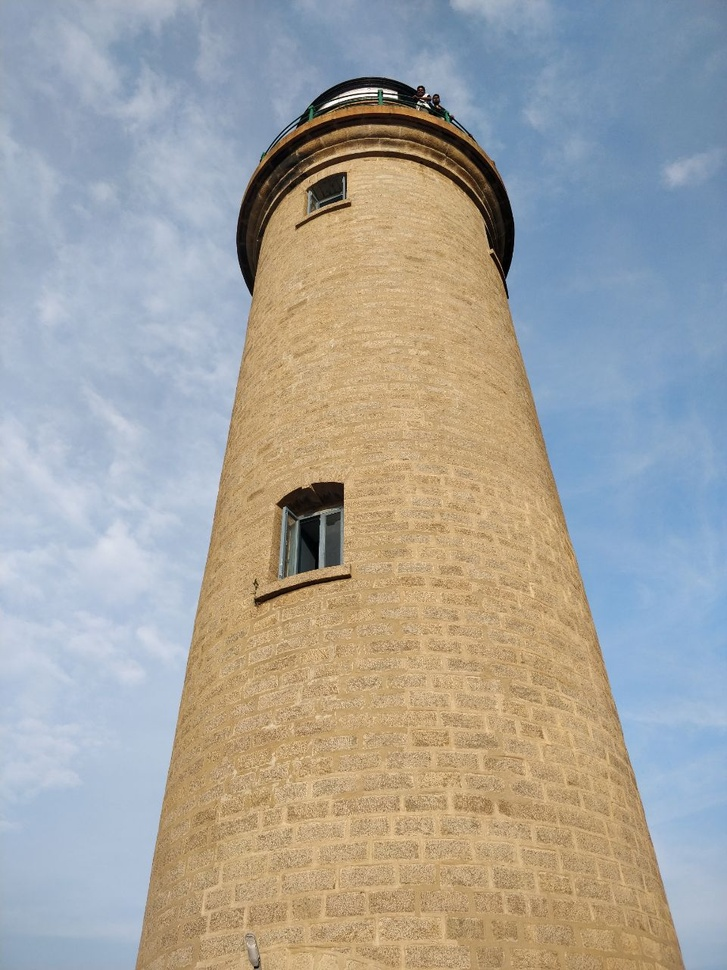
#> input picture Images/light_house.jpeg, 727 x 970 px, shrunk from 960 x 1280 before the run
$ jupyter execute 'Computer Vision Basics - Part - II.ipynb'   (shell and % lines are left out)
#> lines starting #> are read from the running program, lines starting #| are printed output that depends on the picture; after the words box and inside, x2 and y2 are one past the last pixel; in counts of white or black regions, pixels touching at a corner belong together
# Creating Filters

### Filters

   Filters are used for removing unwanted information and to amplify the feature of interest or region of interest. Each image has few characteristic, one among which is frequency.

**Frequency in Images**

   - Drastic change in pixel value in a bunch or a group of pixels. It helps in **identifying the edges** in the image. We can think of frequency in an image as the rate of change. Parts of the image that change rapidly from one color to another (e.g. sharp edges) contain high frequencies, and parts that change gradually (e.g. large surfaces with solid colors) contain only low frequencies.

**High Frequency image**

   - Images where the intensity changes a lot i.e. level of brightness changes quickly from one pixel to another.

**Low Frequency Image**

   - Images where the intensity don't change a lot i.e. level of brightness changes slowly from one pixel to another.

**Fourier Transform**

   - Fourier Transform is used to analyze frequency characteristics of various filters.

[Fourier Transform](https://docs.opencv.org/3.0-beta/doc/py_tutorials/py_imgproc/py_transforms/py_fourier_transform/py_fourier_transform.html)

### Using Sobel Filter to find the edges in an image

**Sobel Filter**

- The Sobel filter is used for edge detection. It works by calculating the gradient of image intensity at each pixel within the image. It finds the direction of the largest increase from light to dark and the rate of change in that direction.

[cell 1]
import cv2
import matplotlib.pyplot as plt
import numpy as np

[cell 2]
light_house = cv2.imread("../Images/light_house.jpeg")
#> light_house is the input picture: shape (970, 727, 3); mean B, G, R 158.3, 163.1, 164.4
image_copy = np.copy(light_house)
lh_rgb = cv2.cvtColor(image_copy,cv2.COLOR_BGR2RGB)
plt.figure(figsize=(6, 8))
plt.imshow(lh_rgb)

[cell 3]
lh_grayscale = cv2.cvtColor(lh_rgb,cv2.COLOR_RGB2GRAY)
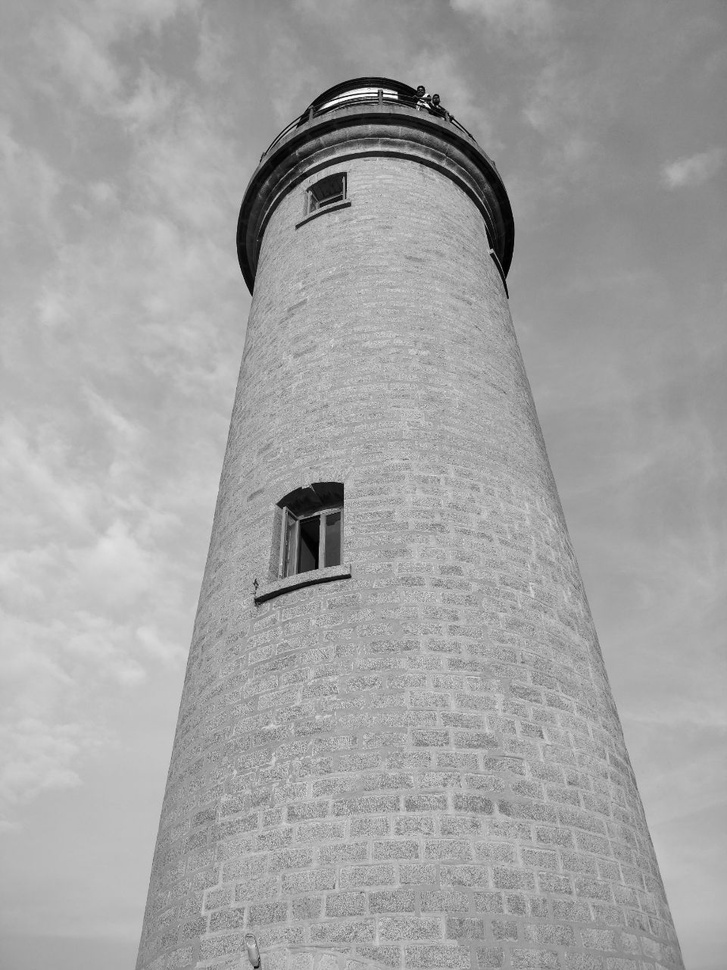
#> lh_grayscale: shape (970, 727); min 0, max 255, mean 162.9
plt.figure(figsize=(6, 8))
plt.title("Grayscale Image")
plt.imshow(lh_grayscale,cmap='gray')

[cell 4]
vertical_kernal = np.array([[-1,0,1],
                            [-2,0,2],
                            [-1,0,1]])
filtered_img = cv2.filter2D(lh_grayscale,-1,vertical_kernal)
retval,black_white_img = cv2.threshold(filtered_img,70,255,cv2.THRESH_BINARY)
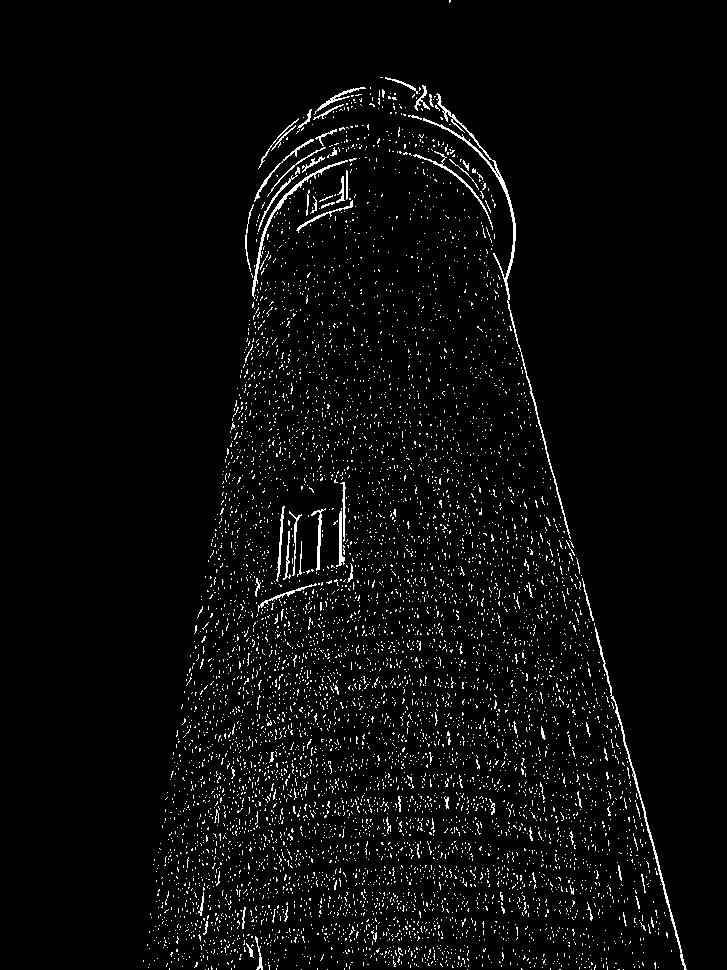
#> black_white_img: shape (970, 727); 3.6% white in thin lines or dots, all inside (x1, y1, x2, y2) = (143, 0, 687, 970)


f, (ax1, ax2) = plt.subplots(1,2,figsize=(20,10))

ax1.set_title("Applying Sobel Filter On top grayscale image")
ax1.imshow(filtered_img, cmap='gray')

ax2.set_title("Creating Binary Image after applying Sobel Filter")
ax2.imshow(black_white_img, cmap='gray')
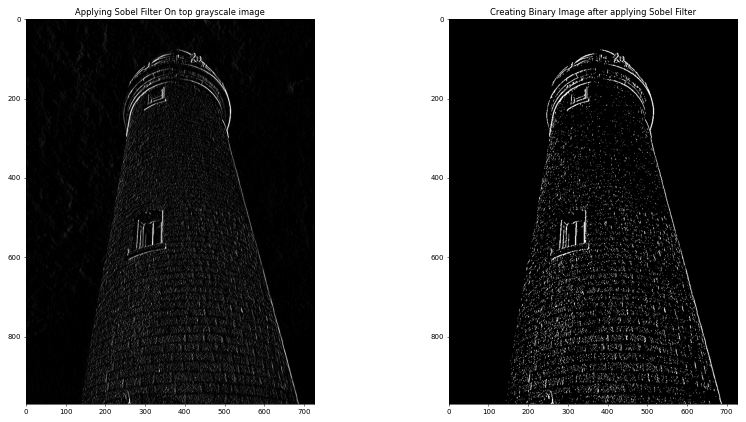
#> figure drawn by matplotlib, 2 panels

### Few important definitions

**High Pass filter**

   - Sharpens the images and Enhances the high frequency parts of the image. Sometimes HPF can exaggerate noise in the image by amplifying it like in the image of light house where the edges are detected between the stones of the light house.

**Low Pass Filter(LPF)**

   - Blur/smoothens the image. Blocks high frequency parts of the image.

**Edge Handling**

   - Kernel convolution relies on centering a pixel and looking at it's surrounding neighbors. So, what do you do if there are no surrounding pixels like on an image corner or edge? Well, there are a number of ways to process the edges, which are listed below. It’s most common to use padding, cropping, or extension. In extension, the border pixels of an image are copied and extended far enough to result in a filtered image of the same size as the original image.

 **Extend** *The nearest border pixels are conceptually extended as far as necessary to provide values for the convolution. Corner pixels are extended in 90° wedges. Other edge pixels are extended in lines.*

 **Padding** *The image is padded with a border of 0's, black pixels.*

 **Crop** *Any pixel in the output image which would require values from beyond the edge is skipped. This method can result in the output image being slightly smaller, with the edges having been cropped.*

**Gradients**
   - Gradients are a measure of intensity change in an image, and they generally mark object boundaries and changing area of light and dark. If we think back to treating images as functions, F(x, y), we can think of the gradient as a derivative operation F ’ (x, y). Where the derivative is a measurement of intensity change.

**Noise**
   - Speckle or discoloration of the image.Doesn't contain any useful information.

Before Applying HPF on an image, its better to remove the noise from the image because HPF exaggerate the image
intensity so viceversa it will also increase the noise content of the image. So we will apply LPF before HPF to
reduce the noise in the image.

**Applying Low Pass Filter**
   - To reduce the noise in the image by smoothening it or averaging the pixel point by surrounding pixel value.
   - Gaussian Blur is a low pass filter, attenuating high frequency signals.

[cell 5]
gray_blur = cv2.GaussianBlur(lh_grayscale,(5,5),0)
plt.figure(figsize=(6, 8))
plt.title("Image With Gaussian Blur")
plt.imshow(gray_blur,cmap='gray')

- Applying High Pass Filter after Low Pass filter(Gaussian Blur). Below vertical kernal refers to Sobel Filter.

[cell 6]
filtered_image = cv2.filter2D(gray_blur,-1,vertical_kernal)
plt.figure(figsize=(6, 8))
plt.title("Applying HPF after LPF to reduce the noise")
plt.imshow(filtered_image,cmap='gray')

[cell 7]
# Create Binary Image

retval,black_white_img_blur = cv2.threshold(filtered_image,80,255,cv2.THRESH_BINARY)
#> black_white_img_blur: shape (970, 727); 0.79% white; 187 white regions (146 under 20 px), largest, box (x1, y1, x2, y2) and area: (438, 125, 517, 300) 819, (252, 161, 346, 296) 642, (615, 705, 670, 909) 458

f, (ax1,ax2) = plt.subplots(1,2,figsize=(14, 12))

ax1.set_title("Original Binary Image")
ax1.imshow(black_white_img,cmap='gray')

ax2.set_title("Blurred Binary Image")
ax2.imshow(black_white_img_blur,cmap='gray')

***The noise in the image is reduced drastically after applying low pass filter like Gaussian Blur to reduce the noise and then applying filter like Sobel Filter (Edge Detector).***

### Canny Edge Detection

A series of steps in Canny Edge Detection

   * Gaussian Blur - To reduce the noise in the image
   * Sobel Filter - To amplify the regions after noise reduction
   * Apply Non-maximum suppression to isolate the strong edges and thin them to one pixel wide lines.
   * Uses hysteresis to isolate the best edges

Its better to have threshold (l:h) value as (1:2 or 1:3) for better results

[cell 8]
lower = 80
upper = 160
edge = cv2.Canny(lh_grayscale,lower,upper)
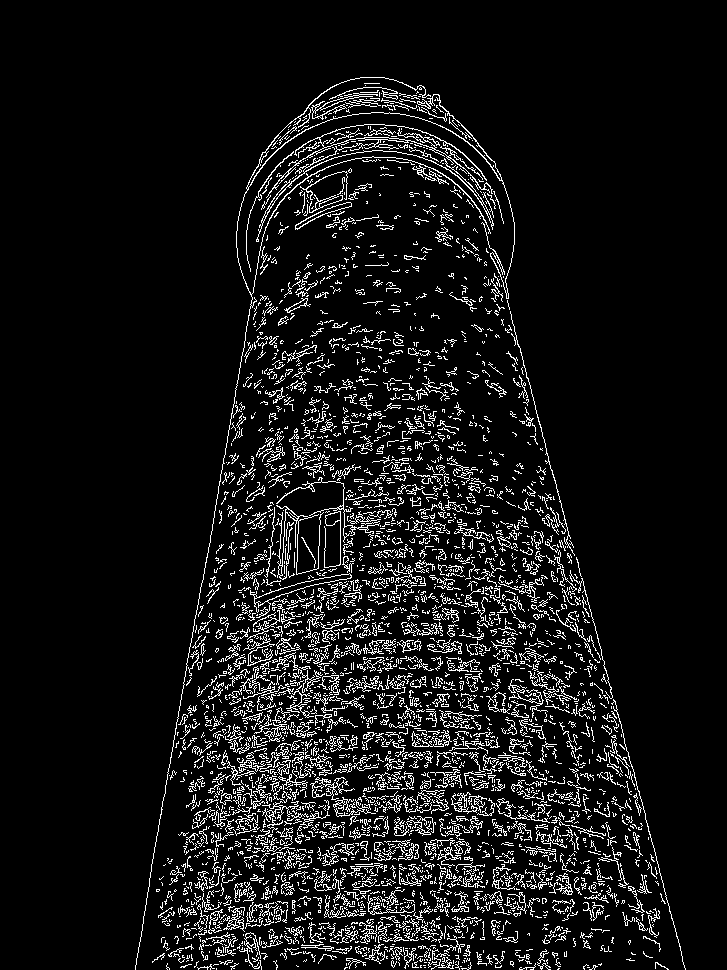
#> edge: shape (970, 727); 8.2% white in thin lines or dots, all inside (x1, y1, x2, y2) = (135, 77, 686, 970)
plt.figure(figsize=(6, 8))
plt.imshow(edge,cmap='gray')

- Applying Canny with wide and tight threshold

[cell 9]
wide = cv2.Canny(lh_grayscale,60,100)
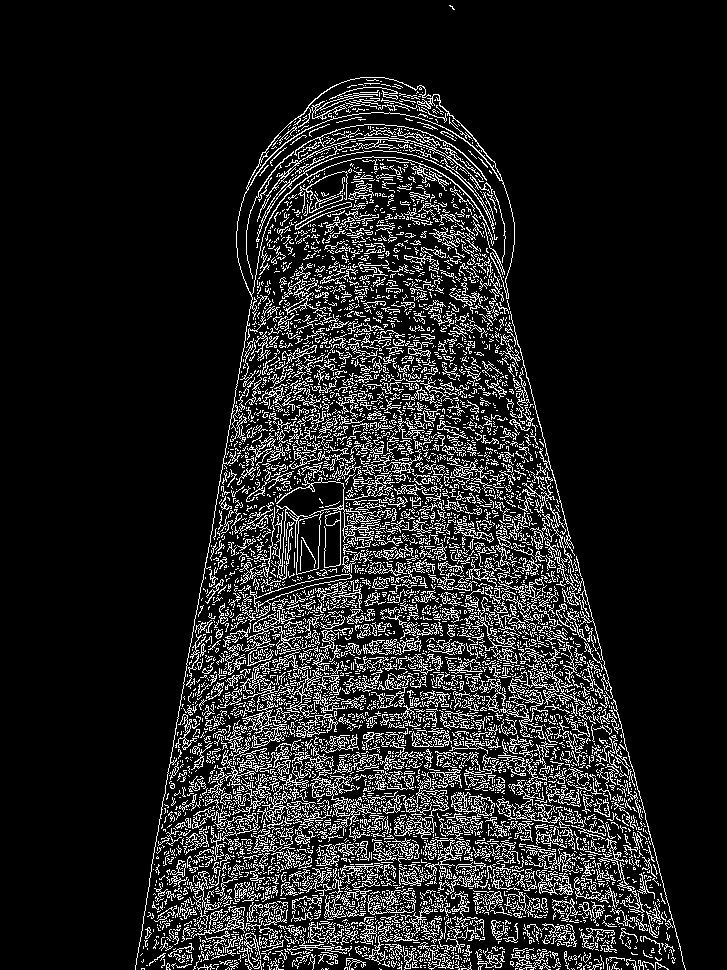
#> wide: shape (970, 727); 13% white in thin lines or dots, all inside (x1, y1, x2, y2) = (135, 5, 686, 970)
tight = cv2.Canny(lh_grayscale,200,240)
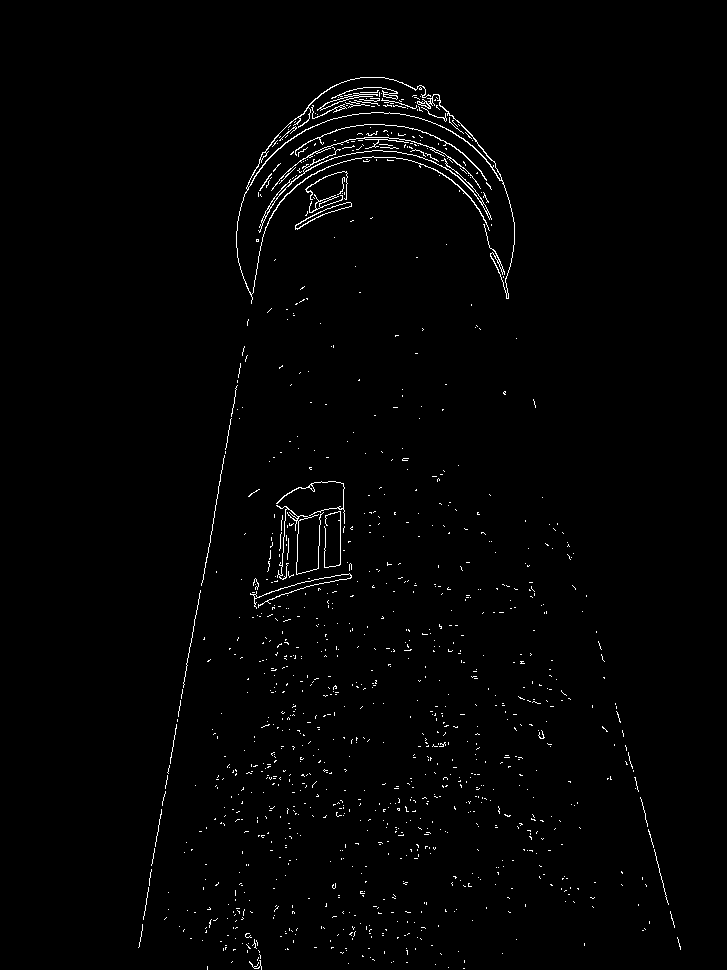
#> tight: shape (970, 727); 1.3% white in thin lines or dots, all inside (x1, y1, x2, y2) = (138, 77, 681, 970)

f, (ax1,ax2) = plt.subplots(1,2,figsize=(20,10))

ax1.set_title("Wide Canny Edge Detection")
ax1.imshow(wide,cmap='gray')

ax2.set_title("Tight Canny Edge Detection")
ax2.imshow(tight,cmap='gray')

### Hough Transform

After finding Edges, it is obvious that we find the object which is encapsulated by the edges. So Hough Transform
helps in transforming image data from the x-y coordinate system into Hough space, where you can easily identify simple boundaries like lines and circles. HT is used in shape recognition applications.

**Line Detection**

   Hough space - it converts line in image space into a point in Hough Space. Line equation is "y = mx + c" where m and c are constant. So (m,c) point in hough space is the point convert from line.

[Hough Transform](http://homepages.inf.ed.ac.uk/rbf/HIPR2/hough.htm)

[cell 10]
lh_rgb = cv2.cvtColor(light_house,cv2.COLOR_BGR2RGB)
lh_gray = cv2.cvtColor(lh_rgb,cv2.COLOR_RGB2GRAY)
low = 200
high = 240
lh_canny = cv2.Canny(lh_gray,low,high)
plt.figure(figsize=(6, 8))
plt.title("Canny Edge Detection")
plt.imshow(lh_canny,cmap='gray')

### Hough Line Detection

[cell 11]
rho = 1
theta = np.pi/180
threshold = 60
max_line_length = 40
max_line_gap = 5

lines = cv2.HoughLinesP(lh_canny,rho,theta,threshold, np.array([]),max_line_length,max_line_gap)
#> lines = [[189, 652, 240, 363], [626, 747, 668, 904], [145, 905, 199, 594], [281, 578, 283, 537], [297, 559, 298, 516], [339, 565, 340, 506], [325, 550, 326, 509], [138, 947, 149, 885], [254, 281, 263, 234], [297, 170, 345, 147], [334, 111, 397, 92], [397, 102, 444, 119]]
line_img = np.copy(lh_rgb)

for line in lines:
    for x1,y1,x2,y2 in line:
        cv2.line(line_img,(x1,y1),(x2,y2),(255,0,0),10)
#> this loop made 12 passes
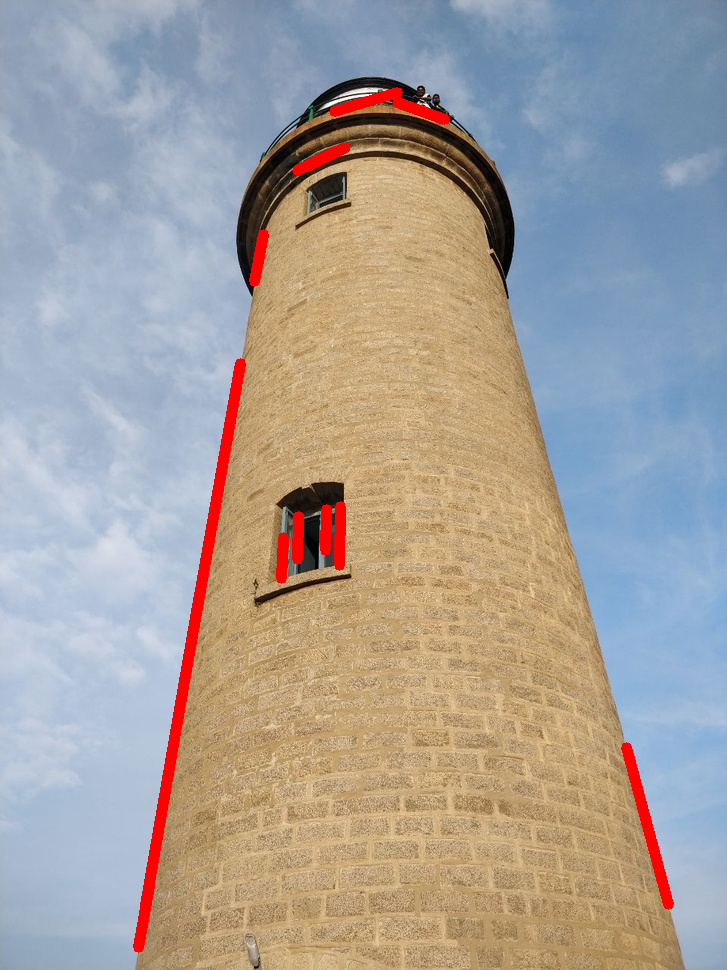
#> line_img: shape (970, 727, 3); mean R, G, B 166.5, 160.4, 155.8

plt.imshow(line_img,cmap='gray')
